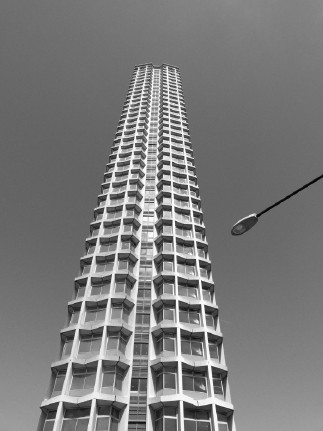
#> input picture image_filter/images/skycraper.jpg, 323 x 431 px
$ python sobel_filter.py
#> lines starting #> are read from the running program, lines starting #| are printed output that depends on the picture
### image_filter/processing_tool.py
import math
import numpy as np
from skimage import io
import matplotlib.pyplot as plt

def load(img_path):
    """Loads an image from a file path.

    HINT: Look up `skimage.io.imread()` function.
    HINT: Converting all pixel values to a range between 0.0 and 1.0
    (i.e. divide by 255) will make your life easier later on!

    Inputs:
        image_path: file path to the image.

    Returns:
        out: numpy array of shape(image_height, image_width, 3).
    """
#> called with img_path = 'images/skycraper.jpg'
    out = None
    img = io.imread(img_path)
#> img is the input picture: shape (431, 323, 3); min 0, max 255, mean 122.1
    img = img /255
    out = img

    return out

def display(img, caption=''):
    # Show image using pyplot
    plt.figure()
    plt.imshow(img)
    plt.title(caption)
    plt.axis('off')
    plt.show()

# [92 lines left out: functions print_stats, crop, change_contrast, resize, not called in this run]


def greyscale(input_image):
    """Convert a RGB image to greyscale.
    A simple method is to take the average of R, G, B at each pixel.
    Or you can look up more sophisticated methods online.

    Inputs:
        input_image: RGB image stored as an array, with shape
            `(input_rows, input_cols, 3)`.

    Returns:
        np.ndarray: Greyscale image, with shape `(output_rows, output_cols)`.
    """
    out = None
    # the average of R, G, B at each pixel
    out = (input_image[:,:,0] + input_image[:,:,1] + input_image[:,:,2] )/ 3

    return out

### image_filter/convolution_tool.py
import math
import numpy as np
from skimage import io
import matplotlib.pyplot as plt

def conv2D(image, kernel):
    """ Convolution of a 2D image with a 2D kernel.
    Convolution is applied to each pixel in the image.
    Assume values outside image bounds are 0.

    Args:
        image: numpy array of shape (Hi, Wi).
        kernel: numpy array of shape (Hk, Wk). Dimensions will be odd.

    Returns:
        out: numpy array of shape (Hi, Wi).
    """
    out = None
    padding = 1
    imagePadded = np.zeros((image.shape[0] + padding*2, image.shape[1] + padding*2))
    imagePadded[int(padding):int(-1 * padding), int(padding):int(-1 * padding)] = image
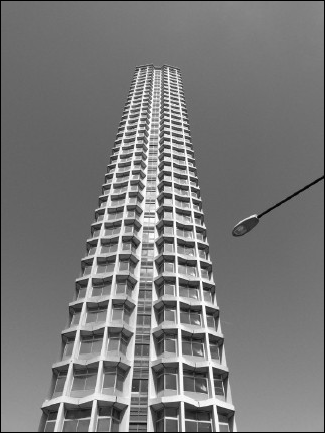
#> imagePadded: shape (433, 325) float64; min 0, max 1, mean 0.474
    # print(imagePadded)

    h_imagepadded, w_imagepadded = imagePadded.shape
#> h_imagepadded = 433; w_imagepadded = 325
    h_kernel, w_kernel = kernel.shape
    out = np.zeros((h_imagepadded - h_kernel +1, w_imagepadded - w_kernel +1))

    # out[0, 0] = (kernel * imagePadded[0: h_kernel, 0: h_kernel]).sum()
    # print(out[0, 0])

    for i in range(h_imagepadded - h_kernel +1):
        for j in range(w_imagepadded - w_kernel +1):
            out[i, j] = (kernel * imagePadded[i: i + h_kernel, j: j + h_kernel]).sum()
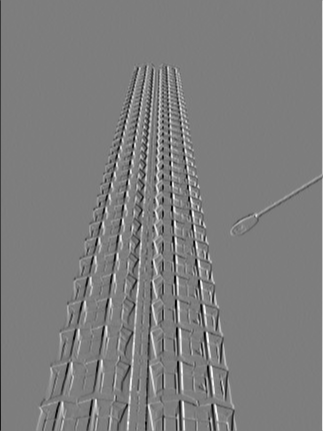
#> out: shape (431, 323) float64; min -3.09, max 3.17, mean -0.000374; drawn with min black and max white

    return out

# [45 lines left out: function test_conv2D, not called in this run]

def conv(image, kernel):
    """Convolution of a RGB or grayscale image with a 2D kernel

    Args:
        image: numpy array of shape (Hi, Wi, 3) or (Hi, Wi)
        kernel: numpy array of shape (Hk, Wk). Dimensions will be odd.

    Returns:
        out: numpy array of shape (Hi, Wi, 3) or (Hi, Wi)
    """
    out = None

    if len(image.shape) == 2:			 # grayscale image is 2D
    	out = conv2D(image, kernel)
    elif len(image.shape) == 3:			 # RGB image is 3D
    	# Applying the 2D convolution to each channel independently.
    	r = conv2D(image[:,:,0], kernel)
    	g = conv2D(image[:,:,1], kernel)
    	b = conv2D(image[:,:,2], kernel)
    	#and then make these three channel stacked to a new RGB image
    	out = np.stack((r, g, b), axis=2)
#> out: shape (431, 323, 3) float64
    	# print(out.shape)
    return out


# [36 lines left out: functions gauss2D, corr, not called in this run]

### image_filter/sobel_filter.py
from processing_tool import *
from convolution_tool import *

image_skycraper = load('images/skycraper.jpg')
horizontal_sobel_kernel = np.array(
    [
        [1,0,-1],
        [2,0,-2],
        [1,0,-1]
    ])

horizontal_sobel_image = conv(image_skycraper, horizontal_sobel_kernel)
display(greyscale(horizontal_sobel_image), 'Horizontal sobel')

# Vertical Sobel edge filter
vertical_sobel_kernel = np.array(
    [
        [1,2,1],
        [0,0,0],
        [-1,-2,-1]
    ])

vertical_sobel_image = conv(image_skycraper, vertical_sobel_kernel)
#> after the loop in conv2D (call 4), `for i in range(h_imagepadded - h_kernel +1):`:
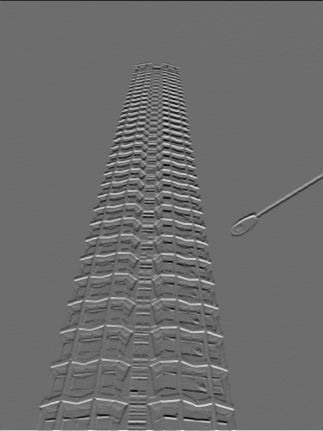
#> out: shape (431, 323) float64; min -2.89, max 3.85, mean -0.000582; drawn with min black and max white
display(greyscale(vertical_sobel_image), 'Vertical sobel')

# I found the addWeighted() method in OpenCV to combine two sobel filters
# and we can see the vertical edge and  horizontal edge in the image below.

import cv2
combination_sobel_image = cv2.addWeighted(vertical_sobel_image, 0.5, horizontal_sobel_image, 0.5, 0)
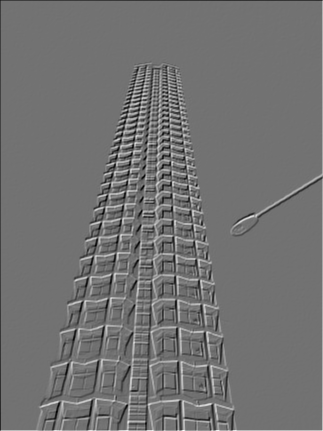
#> combination_sobel_image: shape (431, 323, 3) float64; min -1.93, max 2.37, mean -0.000478; drawn with min black and max white
display(greyscale(combination_sobel_image), 'Combination image with two sobel filters')
